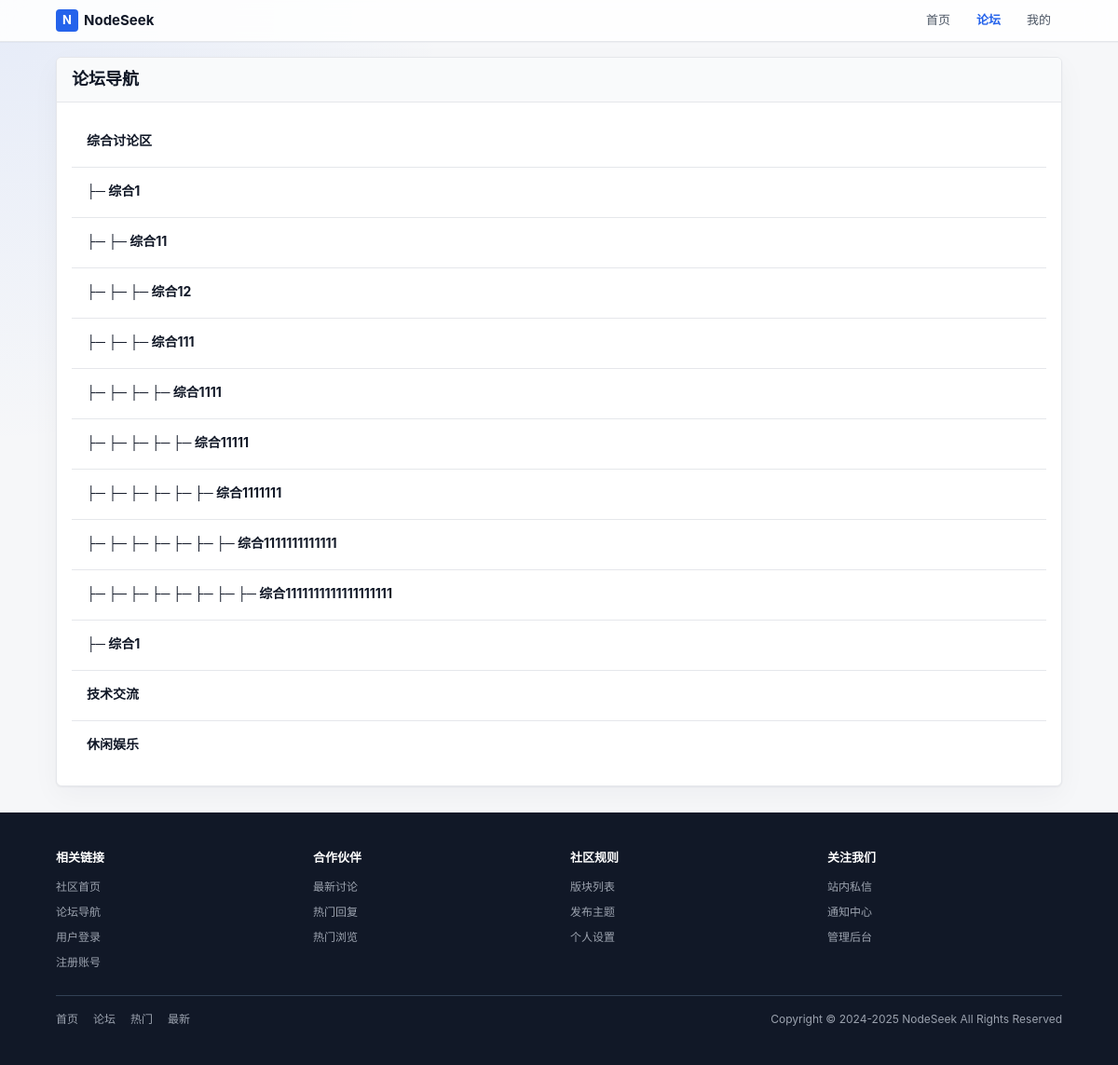
Page /index.php?c=forum&a=index (signed in) on the committed database.
### tables this page shows
CREATE TABLE next_forum (
        fid INTEGER PRIMARY KEY AUTOINCREMENT,
        up_fid INTEGER NOT NULL DEFAULT 0,
        name VARCHAR(50) NOT NULL DEFAULT '',
        status INTEGER NOT NULL DEFAULT 0,
        sort_order INTEGER NOT NULL DEFAULT 0,
        thread_num INTEGER NOT NULL DEFAULT 0,
        reply_num INTEGER NOT NULL DEFAULT 0,
        today_num INTEGER NOT NULL DEFAULT 0,
        today_time INTEGER NOT NULL DEFAULT 0,
        last_tid INTEGER NOT NULL DEFAULT 0,
        json_data TEXT NOT NULL
    );

### index.php (called while the page is built, shortened)
<?php
require ROOT_PATH . '/lib/Autoloader.php';
$controller = isset($_GET['c']) ? $_GET['c'] : 'home';
$action = isset($_GET['a']) ? $_GET['a'] : 'index';
$controllerClass = ucfirst($controller) . 'Controller';
$params = [];
call_user_func_array([$controllerClass, $action], $params);
?>

### lib/Autoloader.php (called while the page is built, shortened)
<?php
class Autoloader {
    public static function load($class) {
        $paths = [
            ROOT_PATH . '/lib/' . $class . '.php',
            ROOT_PATH . '/models/' . $class . '.php',
            ROOT_PATH . '/controllers/' . $class . '.php',
        ];
        foreach ($paths as $path) {
            if (file_exists($path)) {
                return;
            }
        }
    }
}

### config/database.php (called while the page is built)
<?php
return [
    'default' => 'sqlite',
    'connections' => [
        'sqlite' => [
            'driver' => 'sqlite',
            'database' => ROOT_PATH . '/database/forum.db',
        ],
    ],
];

### lib/Database.php (called while the page is built, shortened)
<?php
class Database {
    private static $instance = null;
    private $config = null;
    private function __construct() {
        $this->config = require ROOT_PATH . '/config/database.php';
    }
    public static function getInstance() {
        if (self::$instance === null) {
            self::$instance = new self();
        }
        return self::$instance;
    }
    private function connect() {
        $default = $this->config['default'];
        $connection = $this->config['connections'][$default];
        if ($connection['driver'] === 'sqlite') {
            $this->connection = new PDO('sqlite:' . $connection['database']);
        }
    }
    private static function getConnection() {
        return self::getInstance()->connection;
    }
    public static function query($sql, $params = []) {
        $stmt = self::getConnection()->prepare($sql);
        $stmt->execute($params);
        return $stmt;
    }
    public static function fetchAll($sql, $params = []) {
        $stmt = self::query($sql, $params);
        return $stmt->fetchAll(PDO::FETCH_ASSOC);
    }
}
?>

### models/ForumModel.php (called while the page is built, shortened)
<?php
class ForumModel {
    public static function getForums($upFid = null) {
        if ($upFid !== null) {
            $forums = Database::fetchAll("SELECT * FROM " . self::TABLE . " WHERE up_fid = ? ORDER BY sort_order ASC", [$upFid]);
        } else {
            $forums = Database::fetchAll("SELECT * FROM " . self::TABLE . " ORDER BY up_fid ASC, sort_order ASC");
        }
        $parentFids = array_unique(array_column($forums, 'up_fid'));
        $parentFids = array_values(array_filter($parentFids, function($fid) { return $fid !== null && $fid !== ''; }));
        if (!empty($parentFids)) {
            $parentNames = self::getForumNamesByFids($parentFids);
        }
        if ($upFid === null) {
            $tree = self::buildTree($forums);
            self::addDepth($tree, 0);
            return $tree;
        }
        return $forums;
    }
    private static function getForumNamesByFids($fids) {
        $placeholders = implode(',', array_fill(0, count($fids), '?'));
        $sql = "SELECT fid, name FROM " . self::TABLE . " WHERE fid IN ($placeholders)";
        $results = Database::fetchAll($sql, $fids);
        return array_column($results, 'name', 'fid');
    }
    private static function buildTree($forums) {
        $tree = [];
        $map = [];
        foreach ($forums as $forum) {
            $map[$forum['fid']] = $forum;
            $map[$forum['fid']]['children'] = [];
        }
        foreach ($forums as $forum) {
            $fid = $forum['fid'];
            $upFid = $forum['up_fid'];
            if ($upFid && isset($map[$upFid])) {
                $map[$upFid]['children'][] = &$map[$fid];
            } else {
                $tree[] = &$map[$fid];
            }
        }
        return $tree;
    }
    private static function flattenTree($tree, &$result = []) {
        foreach ($tree as $forum) {
            $result[] = $forum;
            if (!empty($forum['children'])) {
                self::flattenTree($forum['children'], $result);
            }
        }
        return $result;
    }
    public static function getForumsFlat() {
        $forums = self::getForums();
        return self::flattenTree($forums);
    }
}
?>

### templates/forum/list.php (the view, shortened to what this page needs)
<div class="card">
    <div class="card-header">
        <h2><?php echo $from === 'create' ? '发布新主题' : '论坛导航'; ?></h2>
    </div>
    <div class="card-body padded">
        <?php if (!empty($forums)): ?>
            <div class="forum-list">
                <?php foreach ($forums as $forum): ?>
                    <a href="<?php echo $from === 'create' ? 'index.php?c=thread&a=create&fid=' . $forum['fid'] : 'index.php?c=forum&a=index&fid=' . $forum['fid']; ?>" class="list-item forum-item">
                        <div class="item-info">
                            <div class="item-title">
                                <?php echo str_repeat('├─ ', $forum['depth']) . htmlspecialchars($forum['name']); ?>
                            </div>
                        </div>
                    </a>
                <?php endforeach; ?>
            </div>
        <?php else: ?>
            <div class="empty-state">暂无论坛版块</div>
        <?php endif; ?>
    </div>
</div>

### assets/css/style.css (style rules this page uses)
* { box-sizing: border-box; margin: 0; padding: 0; word-break: break-all; word-wrap: break-word; white-space: normal; overflow-wrap: break-word; }
:root { --primary: #2563eb; --primary-hover: #1d4ed8; --primary-soft: #eff6ff; --success: #16a34a; --danger: #dc2626; --warning: #d97706; --bg-page: #f6f7f9; --bg-header: rgba(255, 255, 255, 0.86); --bg-card: #ffffff; --bg-hover: #f3f4f6; --bg-soft: #f9fafb; --text: #111827; --text-secondary: #4b5563; --text-muted: #8a94a6; --border: #e5e7eb; --border-strong: #d1d5db; --shadow: 0 1px 2px rgba(15, 23, 42, 0.05), 0 10px 30px rgba(15, 23, 42, 0.04); --radius-sm: 4px; --radius-md: 6px; --footer-bg: #111827; --footer-text: #9ca3af; }
html { color-scheme: light; }
body { min-height: 100vh; background: radial-gradient(circle at top left, rgba(37, 99, 235, 0.08), transparent 30rem), var(--bg-page); color: var(--text); font-family: -apple-system, BlinkMacSystemFont, "Segoe UI", Roboto, "Helvetica Neue", Arial, sans-serif; font-size: 14px; line-height: 1.5; text-rendering: optimizeLegibility; -webkit-font-smoothing: antialiased; }
a { color: var(--primary); text-decoration: none; }
h1, h2, h3, h4 { color: var(--text); line-height: 1.25; letter-spacing: 0; }
h2 { font-size: 18px; font-weight: 700; }
.card { margin-bottom: 12px; overflow: hidden; border: 1px solid var(--border); border-radius: var(--radius-md); background: var(--bg-card); box-shadow: var(--shadow); }
.card-header, .reply-header, .sidebar-header { display: flex; align-items: center; justify-content: space-between; padding: 12px 16px; border-bottom: 1px solid var(--border); background: var(--bg-soft); }
.card-header h2, .card-header h3, .reply-header h3, .sidebar-header h3 { margin: 0; }
.card-body { padding: 0; border: 0; }
.card-body.padded, .sidebar-body, .reply-body { padding: 16px; }
.list-item, .thread-item, .related-item, .menu-item { color: inherit; }
.list-item { display: flex; align-items: center; justify-content: space-between; gap: 12px; padding: 14px 16px; border-bottom: 1px solid var(--border); }
.list-item:last-child, .thread-item:last-child, .related-item:last-child { border-bottom: 0; }
.item-info { min-width: 0; }
.item-title { overflow: hidden; color: var(--text); font-weight: 650; text-overflow: ellipsis; white-space: nowrap; }

### rows in the picture
next_forum: name "综合讨论区"
next_forum: depth "├─", name "综合1"
next_forum: depth "├─ ├─", name "综合11"
next_forum: depth "├─ ├─ ├─", name "综合12"
next_forum: depth "├─ ├─ ├─", name "综合111"
next_forum: depth "├─ ├─ ├─ ├─", name "综合1111"
next_forum: depth "├─ ├─ ├─ ├─ ├─", name "综合11111"
next_forum: depth "├─ ├─ ├─ ├─ ├─ ├─", name "综合1111111"
next_forum: depth "├─ ├─ ├─ ├─ ├─ ├─ ├─", name "综合1111111111111"
next_forum: depth "├─ ├─ ├─ ├─ ├─ ├─ ├─ ├─", name "综合1111111111111111111"
next_forum: depth "├─", name "综合1"
next_forum: name "技术交流"
next_forum: name "休闲娱乐"
